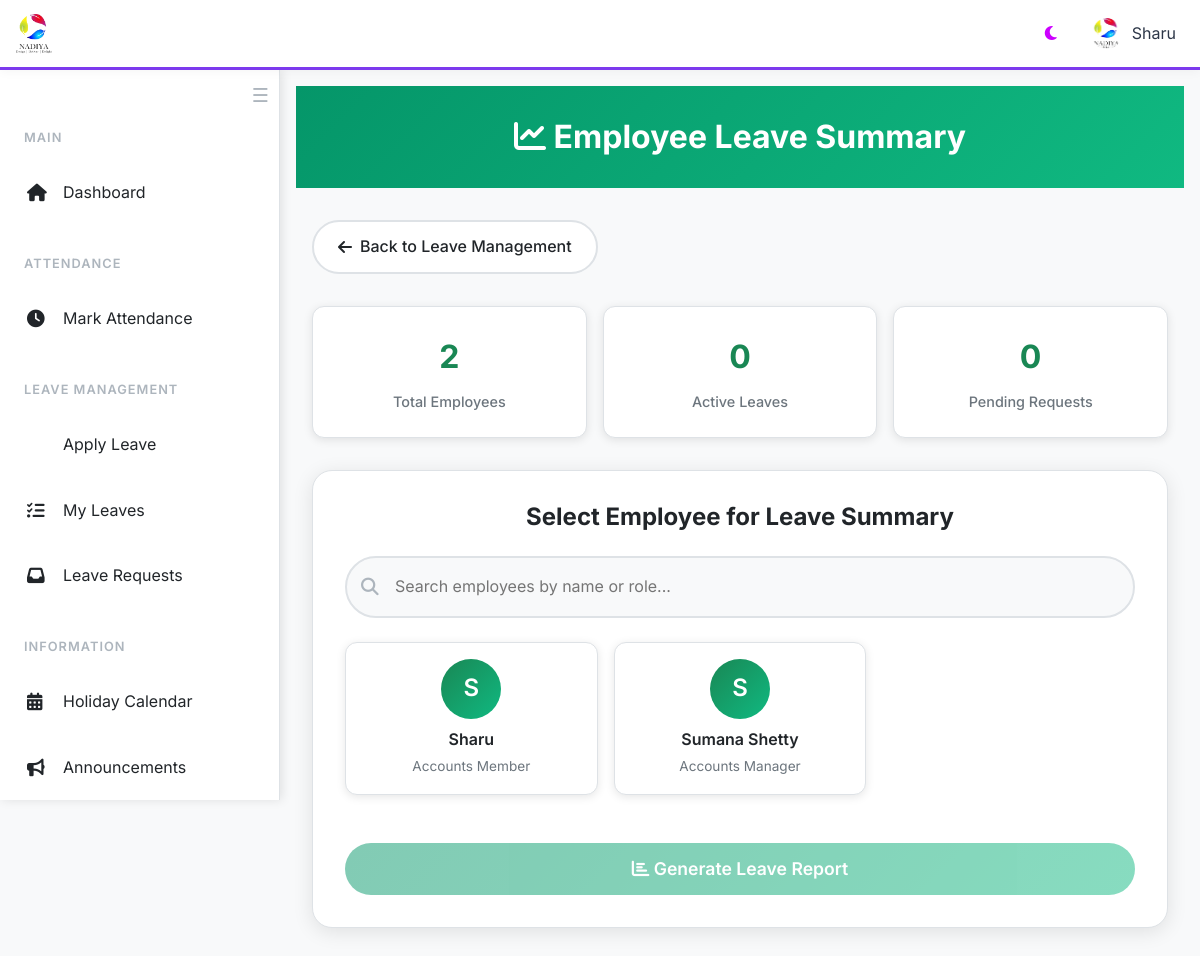
The app's page /who1 (signed in) with its own data.
### website/models.py (models this page shows, shortened)
class User(db.Model, UserMixin):
    id = db.Column(db.Integer, primary_key=True)
    first_name = db.Column(db.String(150))
    last_name = db.Column(db.String(150))
    email = db.Column(db.String(150), unique=True, nullable=False)
    password = db.Column(db.String(512), nullable=False)
    earned =  db.Column(db.Float, default=0)
    medic = db.Column(db.Float, default=0)
    pay =  db.Column(db.Float, default=0)
    role = db.Column(db.String(150))
    probation = db.Column(db.Boolean, default = 0)
    photo = db.Column(db.String(150))
    documents = db.relationship('Document', backref='user', lazy=True)
    reset_token = db.Column(db.String(36), nullable=True)
    attendances = db.relationship('Attendance', backref='user', lazy=True)

### website/views.py (the view)
@views.route('/who1', methods=['GET','POST'])
@login_required
def who1():
    users =  User.query.all()
    return render_template('who1.html', users=users)

### website/templates/who1.html (shortened to what this page needs)
{% extends "base.html" %}
{% block content %}
<div class="page-header">
    <div class="container">
        <h1><i class="fas fa-chart-line"></i> Employee Leave Summary</h1>
    </div>
</div>
<div class="container">
    <a href="/leaves-category" class="back-btn">
        <i class="fas fa-arrow-left"></i> Back to Leave Management
    </a>
    <div class="quick-stats">
        <div class="stat-card">
            <div class="stat-number">{{ users|length if users else 0 }}</div>
            <div class="stat-label">Total Employees</div>
        </div>
        <div class="stat-card">
            <div class="stat-number">{{ active_leaves if active_leaves else 0 }}</div>
            <div class="stat-label">Active Leaves</div>
        </div>
        <div class="stat-card">
            <div class="stat-number">{{ pending_requests if pending_requests else 0 }}</div>
            <div class="stat-label">Pending Requests</div>
        </div>
    </div>
    <div class="search-container">
        <h2 class="search-title">Select Employee for Leave Summary</h2>
        <div class="search-box">
            <i class="fas fa-search search-icon"></i>
            <input type="text" class="search-input" id="employeeSearch" placeholder="Search employees by name or role...">
        </div>
        <form id="leaveReportForm" method="post" action="/who1_output">
            <div class="employee-grid" id="employeeGrid">
                {% if users %}
                    {% for user in users %}
                    <div class="employee-card" data-name="{{ user.first_name }}" data-role="{{ user.role }}">
                        <div class="employee-avatar">
                            {{ user.first_name[0].upper() }}
                        </div>
                        <div class="employee-name">{{ user.first_name }}</div>
                        <div class="employee-role">{{ user.role.replace('_', ' ') }}</div>
                    </div>
                    {% endfor %}
                {% else %}
                    <div style="grid-column: 1 / -1; text-align: center; padding: 2rem; color: var(--text-muted);">
                        <i class="fas fa-users" style="font-size: 3rem; margin-bottom: 1rem; opacity: 0.5;"></i>
                        <p>No employees found.</p>
                    </div>
                {% endif %}
            </div>
            <button type="submit" class="submit-btn" id="submitBtn" disabled>
                <i class="fas fa-chart-bar"></i> Generate Leave Report
            </button>
        </form>
    </div>
</div>
{% endblock %}

### website/templates/base.html (shortened to what this page needs)
<!DOCTYPE html>
<html lang="en" data-theme="light">
<head>
    <link href="https://cdn.jsdelivr.net/npm/bootstrap@5.3.0/dist/css/bootstrap.min.css" rel="stylesheet">
    <link rel="stylesheet" href="https://cdnjs.cloudflare.com/ajax/libs/font-awesome/6.4.0/css/all.min.css">
</head>
<body>
    <header class="top-header">
        <div class="header-logo">
            <img src="{{ url_for('static', filename='logo.png') }}" alt="Nadiya Logo">
        </div>
        <div class="header-actions">
            <button class="theme-toggle" onclick="toggleTheme()">
                <i class="fas fa-moon" id="theme-icon"></i>
            </button>
            {% if current_user.is_authenticated %}
            <div class="user-profile" onclick="window.location.href='/profile/{{ current_user.id }}'">
                {% if current_user.photo %}
                    <img src="{{ url_for('views.uploaded_file', setname='photos', filename=current_user.photo) }}" alt="Profile">
                {% else %}
                    <img src="{{ url_for('static', filename='logo.png') }}" alt="Profile">
                {% endif %}
                <span>{{ current_user.first_name }}</span>
            </div>
            {% endif %}
        </div>
    </header>
  <nav class="sidebar" id="sidebar">
  <button id="sidebarCollapseBtn" class="sidebar-collapse-btn" onclick="toggleSidebarCollapse()" title="Collapse Sidebar">
    <span class="hamburger-icon">☰</span>
</button>
    <br>
        <div class="sidebar-content">
            {% if current_user.is_authenticated %}
            <div class="nav-section">
                <div class="nav-section-title">Main</div>
                <div class="nav-item">
                    <a href="/" class="nav-link">
                        <i class="fas fa-home"></i>
                        <span>Dashboard</span>
                    </a>
                </div>
            </div>
            <div class="nav-section">
                <div class="nav-section-title">Attendance</div>
                <div class="nav-item">
                    <a href="/attendance" class="nav-link">
                        <i class="fas fa-clock"></i>
                        <span>Mark Attendance</span>
                    </a>
                </div>
            </div>
            <div class="nav-section">
                <div class="nav-section-title">Leave Management</div>
                <div class="nav-item">
                    <a href="/apply_leave" class="nav-link">
                        <span>Apply Leave</span>
                    </a>
                </div>
                <div class="nav-item">
                    <a href="/approved_leaves" class="nav-link">
                        <i class="fas fa-list-check"></i>
                        <span>My Leaves</span>
                    </a>
                </div>
                <div class="nav-item">
                    <a href="/leave_requests" class="nav-link">
                        <i class="fas fa-inbox"></i>
                        <span>Leave Requests</span>
                    </a>
                </div>
            </div>
            <div class="nav-section">
                <div class="nav-section-title">Information</div>
                <div class="nav-item">
                    <a href="/display_holidays" class="nav-link">
                        <i class="fas fa-calendar-alt"></i>
                        <span>Holiday Calendar</span>
                    </a>
                </div>
                <div class="nav-item">
                    <a href="/announcements" class="nav-link">
                        <i class="fas fa-bullhorn"></i>
                        <span>Announcements</span>
                    </a>
                </div>
            </div>
            {% endif %}
        </div>
    </nav>
    <main class="main-content" id="mainContent">
        {% block content %}{% endblock %}
    </main>
</body>
</html>

### website/templates/base.html (style rules this page uses)
:root { --bg-primary: #ffffff; --bg-secondary: #f8f9fa; --bg-tertiary: #e9ecef; --text-primary: #212529; --text-secondary: #6c757d; --text-muted: #adb5bd; --border-color: #dee2e6; --shadow: rgba(0, 0, 0, 0.1); --accent-primary: #0d6efd; --accent-secondary: #6f42c1; --success: #198754; --warning: #fd7e14; --danger: #dc3545; --info: #0dcaf0; --navbar-bg: #1a1d23; --sidebar-width: 280px; --sidebar-collapsed-width: 60px; }
* { margin: 0; padding: 0; box-sizing: border-box; }
body { font-family: 'Inter', sans-serif; background-color: var(--bg-secondary); color: var(--text-primary); line-height: 1.6; transition: all 0.3s ease; padding-top: 70px; }
:root { --header-bg: #ffffff; --header-text: #2d3748; --header-border: #7c3aed; --toggle-btn-color: #7c3aed; !important }
.top-header { position: fixed; top: 0; left: 0; right: 0; height: 70px; background: var(--header-bg); color: var(--header-text); z-index: 1000; display: flex; align-items: center; padding: 0 1rem; box-shadow: 0 2px 10px rgba(0,0,0,0.04); border-bottom: 3px solid var(--header-border); transition: background 0.3s, color 0.3s, border-color 0.3s; }
.header-logo { display: flex; align-items: center; flex: 1; }
.header-logo img { height: 40px; margin-right: 1rem; }
.header-actions { display: flex; align-items: center; gap: 1rem; }
.theme-toggle { background: rgba(255,255,255,0.1); border: none; color: rgb(204, 0, 255); padding: 0.5rem; border-radius: 8px; cursor: pointer; transition: all 0.3s ease; }
.user-profile { display: flex; align-items: center; gap: 0.5rem; padding: 0.5rem; border-radius: 8px; transition: all 0.3s ease; cursor: pointer; }
.user-profile img { width: 35px; height: 35px; border-radius: 50%; border: 2px solid rgba(255,255,255,0.3); }
.sidebar { position: fixed; top: 70px; left: -280px; width: var(--sidebar-width); height: calc(100vh - 70px); background: var(--bg-primary); border-right: 1px solid var(--border-color); box-shadow: 2px 0 10px var(--shadow); transition: left 0.3s ease, width 0.3s ease; z-index: 999; overflow-y: auto; }
.sidebar.open { left: 0; }
.sidebar-collapse-btn { background: none; border: none; color: var(--text-muted); font-size: 1.2rem; position: absolute; top: 10px; right: 10px; z-index: 1001; transition: color 0.2s; cursor: pointer; }
.sidebar-content { padding: 2rem 0; }
.nav-section { margin-bottom: 2rem; }
.nav-section-title { font-size: 0.8rem; font-weight: 600; color: var(--text-muted); text-transform: uppercase; letter-spacing: 1px; padding: 0 1.5rem; margin-bottom: 1rem; }
.nav-item { margin-bottom: 0.5rem; }
.nav-link { display: flex; align-items: center; padding: 1rem 1.5rem; color: var(--text-primary); text-decoration: none; transition: all 0.3s ease; border-left: 3px solid transparent; }
.nav-link i { width: 20px; margin-right: 1rem; font-size: 1.1rem; }
.main-content { min-height: calc(100vh - 70px); padding: 1rem; transition: margin-left 0.3s ease; }
.main-content.shifted { margin-left: var(--sidebar-width); }
@media (min-width: 1200px) { .sidebar { left: 0; } }
@media (min-width: 1200px) { .main-content { margin-left: var(--sidebar-width); } }
* { transition: background-color 0.3s ease, color 0.3s ease, border-color 0.3s ease; }

### records on screen
User: first_name "Sharu", first_name "S", role.replace "Accounts Member"
User: first_name "S", first_name "Sumana Shetty", role.replace "Accounts Manager"

### other values on screen
{{ users|length if users else 0 }} "2"
{{ active_leaves if active_leaves else 0 }} "0"
{{ pending_requests if pending_requests else 0 }} "0"
